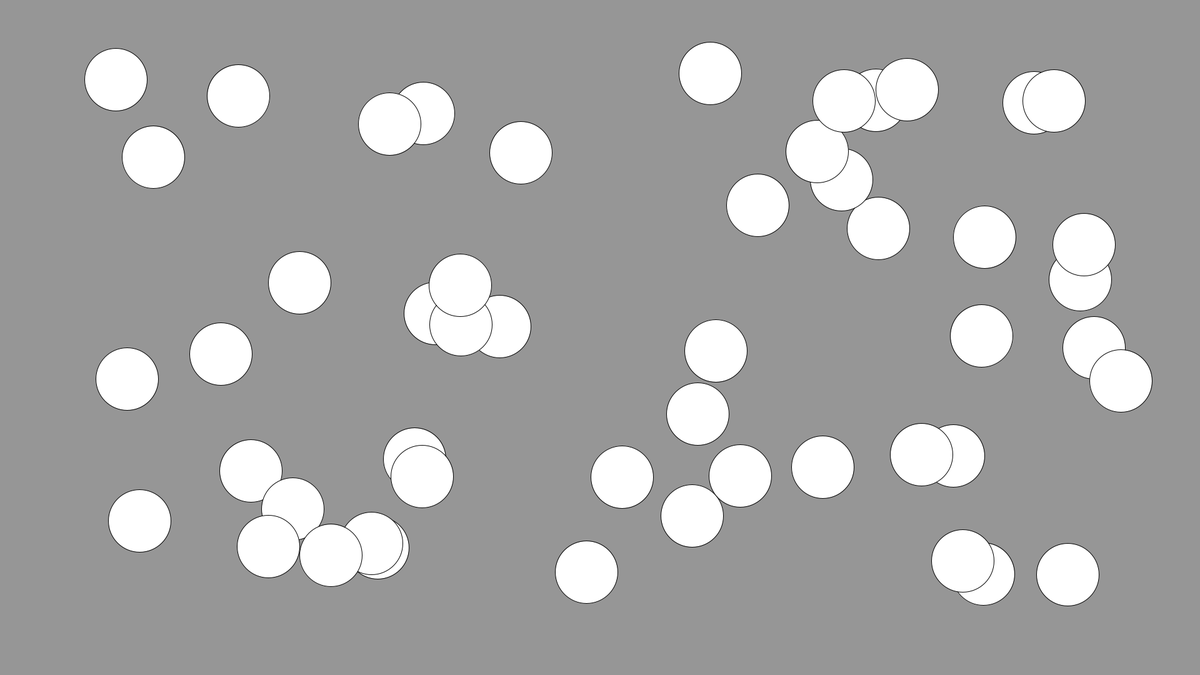
Frame 1 (no input)
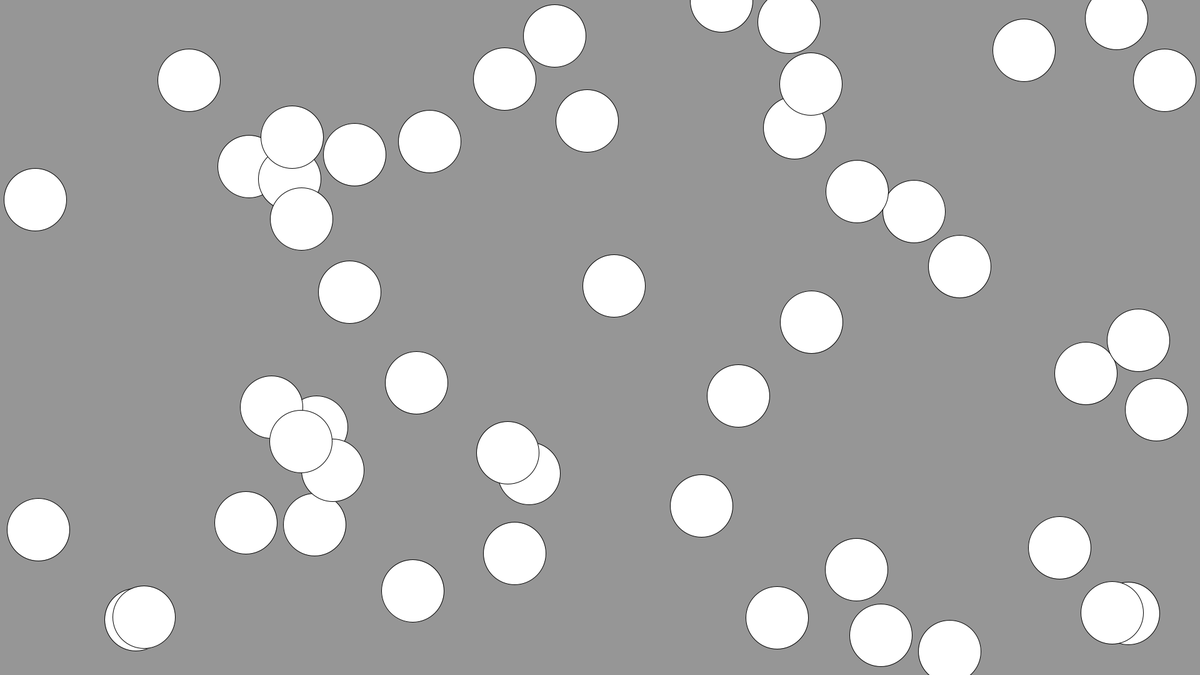
Frame 60 (the mouse pressed at the canvas centre just before this capture)
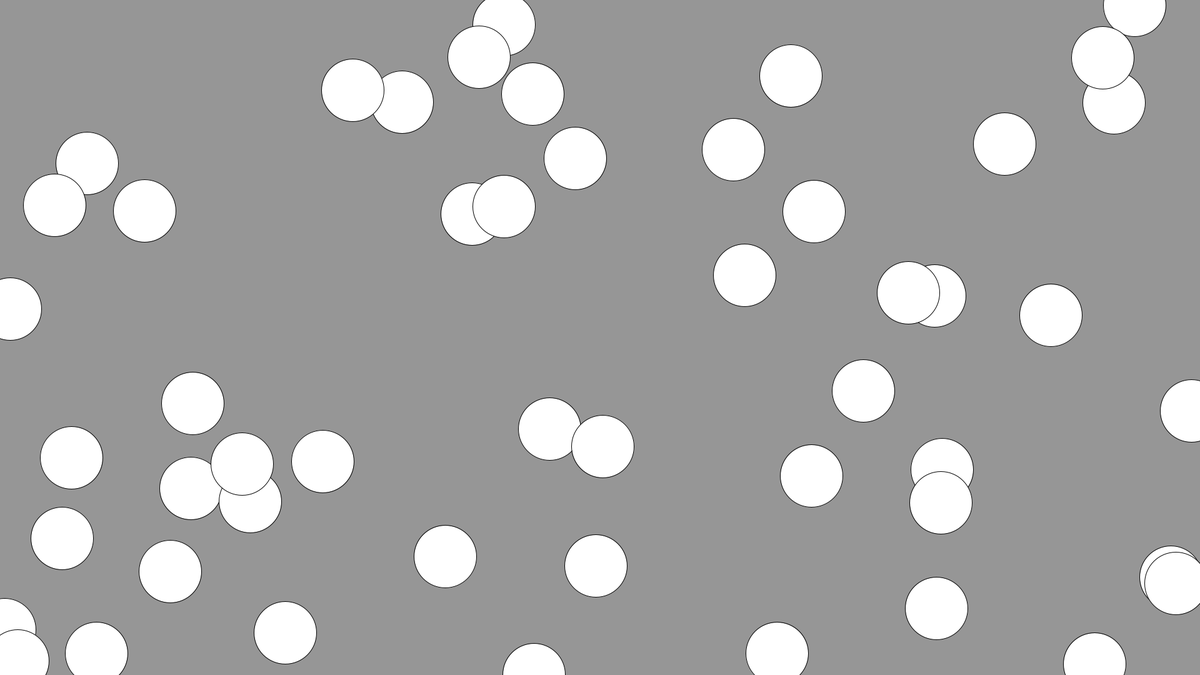
Frame 120 (the mouse held since frame 60 and released just before this capture)

The Processing sketch that drew these frames (run headless with seeded random() and noise(); from frame 60 on, the mouse is pressed at the canvas centre):

// Processing sketch: Arrays_03_BouncingBallRedo
// ── Arrays_03_BouncingBallRedo.pde
/*
Arrays_03_BouncingBallRedo.pde
Author: Alexandros Lotsos
Summary: A redo of the bouncing ball sketch from the conditionals examples
that uses arrays to keep track of multiple balls rather than just 1.
*/


int numBalls = 50; //number of balls in the sketch

//define array containers for ball parameters
float[] xPos = new float[numBalls];
float[] yPos = new float[numBalls]; //arrays to hold x,y positions

float[] xSpeeds = new float[numBalls];
float[] ySpeeds = new float[numBalls]; //arrays to hold x,y speeds

boolean play = true; //state that determines whether the balls should be moving

//let's use setup to populate the arrays with what we learned from Arrays_02
void setup(){ 
  //canvas parameters
  size(1920, 1080);
  background(150);
  
  //loop through all the arrays and set random values to use later
  for(int i = 0; i < numBalls; i++){
    //set a random x, y position for a given ball
    xPos[i] = random(100, width - 100);
    yPos[i] = random(100, height - 100);
    
    //set a random x, y speed for a given ball
    xSpeeds[i] = random(-8, 8);
    ySpeeds[i] = random(-8, 8);
  }
}

void draw(){
  background(150);//refresh bg
  
  for(int i = 0; i < numBalls; i++){
    ellipse(xPos[i], yPos[i], 100, 100); //draw the ith ellipse
    
    //check to see if the ith ellipse has collided with any boundaries
    if(xPos[i] > width || xPos[i] < 0.0){
      xSpeeds[i] *= -1;
    }
    if(yPos[i] > height || yPos[i] < 0.0){
      ySpeeds[i] *= -1;
    }
    
    //finally, move the ith ellipse if play is true
    if(play){
      xPos[i] += xSpeeds[i];
      yPos[i] += ySpeeds[i];
    }
  }  
}

//use the spacebar to start/stop the sketch
void keyPressed(){
  if(key == ' '){
    play = !play;
  }
}
